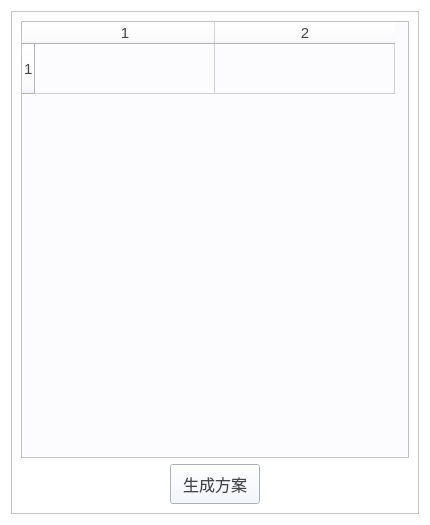
<?xml version="1.0" encoding="UTF-8"?>
<ui version="4.0">
 <class>frame</class>
 <widget class="QFrame" name="frame">
  <property name="geometry">
   <rect>
    <x>0</x>
    <y>0</y>
    <width>430</width>
    <height>525</height>
   </rect>
  </property>
  <property name="windowTitle">
   <string>推荐投点</string>
  </property>
  <property name="styleSheet">
   <string notr="true">background-color:white;
color:black;</string>
  </property>
  <layout class="QHBoxLayout" name="horizontalLayout">
   <item>
    <widget class="QScrollArea" name="scrollArea">
     <property name="widgetResizable">
      <bool>true</bool>
     </property>
     <widget class="QWidget" name="scrollAreaWidgetContents">
      <property name="geometry">
       <rect>
        <x>0</x>
        <y>0</y>
        <width>410</width>
        <height>505</height>
       </rect>
      </property>
      <layout class="QVBoxLayout" name="verticalLayout">
       <item>
        <widget class="QTableWidget" name="bettable">
         <property name="minimumSize">
          <size>
           <width>0</width>
           <height>0</height>
          </size>
         </property>
         <property name="styleSheet">
          <string notr="true">font-size: 15px; /* 设置字体大小 */
color:rgb(70, 70, 70);
background-color:rgb(252, 252, 255)</string>
         </property>
         <property name="rowCount">
          <number>1</number>
         </property>
         <property name="columnCount">
          <number>2</number>
         </property>
         <attribute name="horizontalHeaderVisible">
          <bool>true</bool>
         </attribute>
         <attribute name="horizontalHeaderMinimumSectionSize">
          <number>20</number>
         </attribute>
         <attribute name="horizontalHeaderDefaultSectionSize">
          <number>180</number>
         </attribute>
         <attribute name="verticalHeaderVisible">
          <bool>true</bool>
         </attribute>
         <attribute name="verticalHeaderMinimumSectionSize">
          <number>50</number>
         </attribute>
         <attribute name="verticalHeaderDefaultSectionSize">
          <number>50</number>
         </attribute>
         <row/>
         <column/>
         <column/>
        </widget>
       </item>
       <item>
        <layout class="QHBoxLayout" name="horizontalLayout_2">
         <item>
          <spacer name="horizontalSpacer">
           <property name="orientation">
            <enum>Qt::Orientation::Horizontal</enum>
           </property>
           <property name="sizeHint" stdset="0">
            <size>
             <width>40</width>
             <height>20</height>
            </size>
           </property>
          </spacer>
         </item>
         <item>
          <widget class="QPushButton" name="bet">
           <property name="sizePolicy">
            <sizepolicy hsizetype="Minimum" vsizetype="Preferred">
             <horstretch>0</horstretch>
             <verstretch>0</verstretch>
            </sizepolicy>
           </property>
           <property name="minimumSize">
            <size>
             <width>90</width>
             <height>40</height>
            </size>
           </property>
           <property name="styleSheet">
            <string notr="true">QPushButton {
background-color: rgb(240, 245, 255); /* 设置背景颜色 */
color:rgb(70, 70, 70);
    font-size: 16px; /* 设置字体大小 */
}
</string>
           </property>
           <property name="text">
            <string>生成方案</string>
           </property>
          </widget>
         </item>
         <item>
          <spacer name="horizontalSpacer_2">
           <property name="orientation">
            <enum>Qt::Orientation::Horizontal</enum>
           </property>
           <property name="sizeHint" stdset="0">
            <size>
             <width>40</width>
             <height>20</height>
            </size>
           </property>
          </spacer>
         </item>
        </layout>
       </item>
      </layout>
     </widget>
    </widget>
   </item>
  </layout>
 </widget>
 <resources/>
 <connections/>
</ui>
